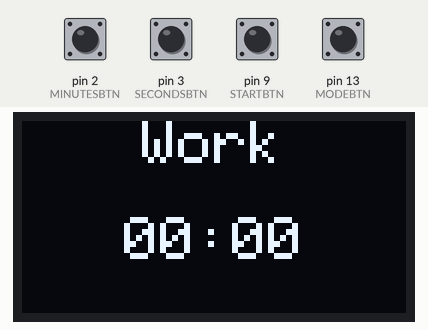
The sketch below on a simulated Arduino Uno, built with avr-gcc and run on an emulated ATmega328P. Parts: 128×64 one-colour display. The test bench sets the inputs (shaded band); at power-on: pin 2 (MINUTESBTN), pin 3 (SECONDSBTN), pin 9 (STARTBTN), pin 13 (MODEBTN) LOW.

Above: at 3.2 s.
3.3 s: pin 9 (STARTBTN) pulled HIGH for 0.15 s
At 7.4 s:
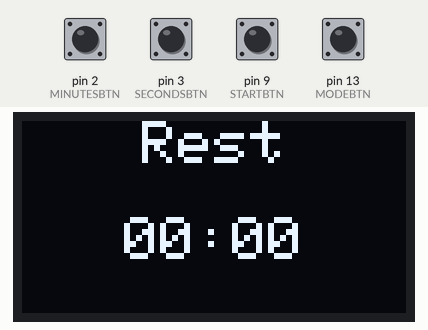
8.0 s: pin 2 (MINUTESBTN) pulled HIGH for 1 s
At 9.3 s:
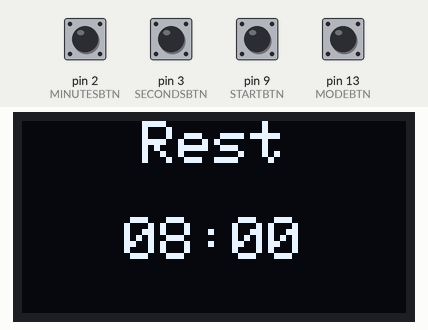
10.5 s: pin 3 (SECONDSBTN) pulled HIGH for 0.15 s
At 11.8 s:
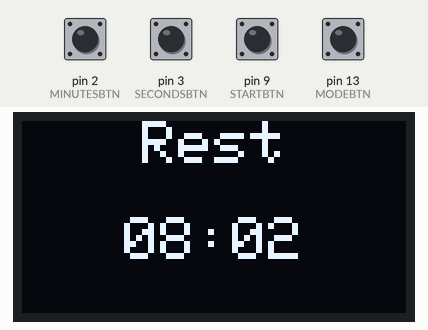
12.1 s: pin 2 (MINUTESBTN) pulled HIGH for 0.15 s
At 13.3 s:
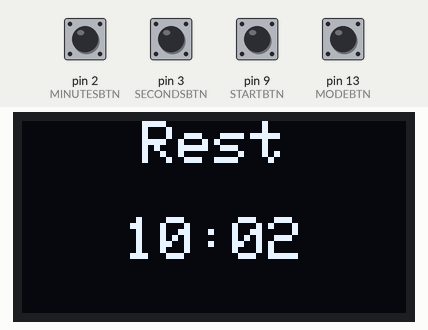
13.7 s: pin 3 (SECONDSBTN) pulled HIGH for 1 s
At 14.9 s:
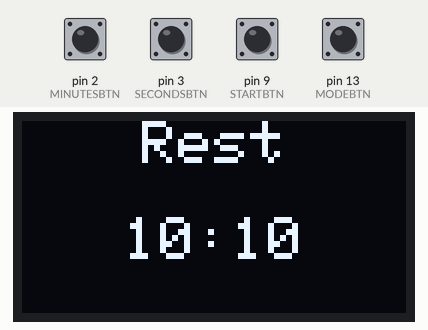
16.2 s: pin 9 (STARTBTN) pulled HIGH for 1 s
At 17.0 s:
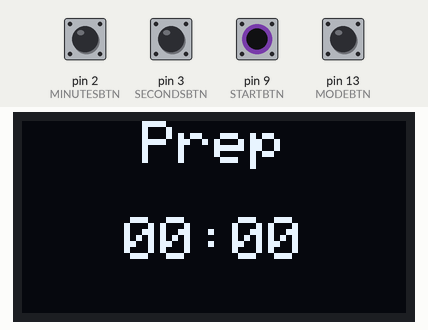
Timing chart, 0 to 19.2 s (numbered marks = the images above; inputs shaded):
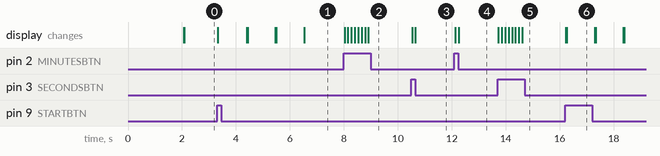

The sketch:

intervalTimer.ino
```cpp
#include <Wire.h>
#include <Adafruit_GFX.h>
#include <Adafruit_SSD1306.h>

#define SCREEN_WIDTH 128
#define SCREEN_HEIGHT 64

Adafruit_SSD1306 display(SCREEN_WIDTH, SCREEN_HEIGHT, &Wire, -1);

//Constants
const int SECONDSBTN = 3;  //BTN for adding seconds to the timer
const int MINUTESBTN = 2;  //BTN for adding minutes to the timer
const int STARTBTN = 9;    //BTN for starting the timer
const int MODEBTN = 13;    //BTN for assigning seconds to work

//Declaring Integers indicating mode button state
const int WORK = 0;
const int REST = 1;
const int PERPARE = 2;
const int SETS = 3;


//Variables
int workMinutesLeft = 0;     //Amount of Work Minutes left
int workSecondsLeft = 0;     //Amount of Work Seconds left
int restMinutesLeft = 0;     //Amount of Rest Minutes left
int restSecondsLeft = 0;     //Amount of Rest Seconds left
int perpareMinutesLeft = 0;  //Amount of perpare seconds left
int perpareSecondsLeft = 0;  //Amount of perpare minutes left
int setsLeft = 0;            //Amount of sets left

//Start Button State
int startButtonState = 0;
int lastStartButtonState = 0;

//Sets Button State
int setButtonState = 0;
int lastSetButtonState = 0;

//Mode Button State
int modeRun = 0;
int modeButtonState = 0;
int lastModeButtonState = 0;

//Minutes and Seconds Button States
int secondsButtonState = 0;
int minutesButtonState = 0;

//Declaring x's and y's for text placement on display
//TODO: Improve naming scheme
int minuteLocationX = 34;
int secondLocationX = 58;
int titleLocationX = 40;
int titleLocationY = 0;
int totalTimeLocationX = 34;
int middleOfScreenY = 32;

//Prototyping Functions
void displayStringAt(const String &buf, int x, int y);
bool isButtonPressed(int buttonPin, int &currentButtonState, int &lastButtonState);
void incrementingTimeInitialy(int &modeSeconds, int &modeMinutes);
void countdownTime(int modeSeconds, int modeMinutes);

void setup() {
  //Declaring Buttons
  pinMode(SECONDSBTN, INPUT);
  pinMode(MINUTESBTN, INPUT);
  pinMode(STARTBTN, INPUT);
  pinMode(MODEBTN, INPUT);

  //Setting text color and size
  display.setTextSize(2);
  display.setTextColor(1);

  //Home Screen
  Serial.begin(9600);
  if (!display.begin(SSD1306_SWITCHCAPVCC, 0x3C)) {  // Address 0x3D for 128x64
    Serial.println(F("SSD1306 allocation failed"));
    for (;;)
      ;
  }
  delay(2000);
  display.clearDisplay();
  displayStringAt("Work", titleLocationX, titleLocationY);
  displayStringAt("00:00", totalTimeLocationX, middleOfScreenY);
}

void loop() {
  //if Mode button is was pressed add time to the declared state
  if (isButtonPressed(MODEBTN, modeButtonState, lastModeButtonState)) {
    if (modeRun == WORK) {
      modeRun = REST;
      displayStringAt("Rest", titleLocationX, titleLocationY);
      char buf[4];
      sprintf(buf, "%02d:%02d", restMinutesLeft, restSecondsLeft);
      displayStringAt(buf, totalTimeLocationX, middleOfScreenY);
    } else if (modeRun == REST) {
      modeRun = PERPARE;
      displayStringAt("Prep", titleLocationX, titleLocationY);
      char buf[4];
      sprintf(buf, "%02d:%02d", perpareMinutesLeft, perpareSecondsLeft);
      displayStringAt(buf, totalTimeLocationX, middleOfScreenY);
    } else if (modeRun == PERPARE) {
      modeRun = SETS;
      displayStringAt("Sets", titleLocationX, titleLocationY);
      char buf[5];
      sprintf(buf, "  %d  ", setsLeft);
      displayStringAt(buf, totalTimeLocationX, middleOfScreenY);
    } else if (modeRun == SETS) {
      modeRun = WORK;
      displayStringAt("Work", titleLocationX, titleLocationY);
      char buf[4];
      sprintf(buf, "%02d:%02d", workMinutesLeft, workSecondsLeft);
      displayStringAt(buf, totalTimeLocationX, middleOfScreenY);
    }
  }

  //Storing state for minutes and seconds button
  secondsButtonState = digitalRead(SECONDSBTN);
  minutesButtonState = digitalRead(MINUTESBTN);

  //Storing total time for each mode
  switch (modeRun) {
    case WORK:
      incremetingTimeInitialy(workSecondsLeft, workMinutesLeft);
      break;
    case REST:
      incremetingTimeInitialy(restSecondsLeft, restMinutesLeft);
      break;
    case PERPARE:
      incremetingTimeInitialy(perpareSecondsLeft, perpareMinutesLeft);
      break;
    case SETS:
      //Adding one to sets when either minutes or seconds button is pressed
      if (secondsButtonState == HIGH || minutesButtonState == HIGH) {
        //Reseting sets back to zero after 50
        if (setsLeft < 50) {
          setsLeft++;
        } else {
          setsLeft = 0;
        }
        char buf[6];
        sprintf(buf, "  %0d  ", setsLeft);
        //Centering differently for one or two digit numbers
        if (setsLeft < 10) {
          displayStringAt(buf, minuteLocationX, middleOfScreenY);
        } else {
          displayStringAt(buf, 28, middleOfScreenY);
        }
      }
      break;
  }

  if (isButtonPressed(STARTBTN, startButtonState, lastStartButtonState)) {

    displayStringAt("Prep", titleLocationX, titleLocationY);
    countdownTime(perpareSecondsLeft, perpareMinutesLeft);

    for (int s = setsLeft; s >= 0; s--) {
      displayStringAt(" Set ", titleLocationX, titleLocationY);
      char buf[20];
      //TODO mess with later
      sprintf(buf, "  %d  ", s);
      //Centering differently for one or two digit numbers
      if (setsLeft < 10) {
        displayStringAt(buf, minuteLocationX, middleOfScreenY);
      } else {
        displayStringAt(buf, 28, middleOfScreenY);
      }
      delay(1000);

      displayStringAt("Work", titleLocationX, titleLocationY);
      countdownTime(workSecondsLeft, workMinutesLeft);

      displayStringAt("Rest", titleLocationX, titleLocationY);
      countdownTime(restSecondsLeft, restMinutesLeft);
    }

    //Reseting Timer
    setsLeft = 0;
    workMinutesLeft = 0;
    workSecondsLeft = 0;
    restMinutesLeft = 0;
    restSecondsLeft = 0;
    perpareMinutesLeft = 0;
    perpareSecondsLeft = 0;
    //TODO print after reset
    delay(100);
  }
}
bool isButtonPressed(int buttonPin, int &currentButtonState, int &lastButtonState) {
  currentButtonState = digitalRead(buttonPin);
  // compare the buttonState to its previous state
  if (currentButtonState != lastButtonState) {
    lastButtonState = currentButtonState;
    // if the state has changed, return true
    if (currentButtonState == HIGH) {
      return true;
    }
  }
  // save the current state as the last state, for next time through the loop
  return false;
}

void displayStringAt(const String &buf, int x, int y) {
  int16_t x1, y1;
  uint16_t w, h;
  display.getTextBounds(buf, x, y, &x1, &y1, &w, &h);  //calc width of new string
  display.setCursor(x, y);
  display.fillRect(x, y, w, h, 0);
  display.print(buf);
  display.display();
}


void incremetingTimeInitialy(int &modeSeconds, int &modeMinutes) {
  if (secondsButtonState == HIGH) {
    if (modeSeconds < 60) {
      modeSeconds++;
    } else {
      modeSeconds = 0;
    }
    char buf[4];
    sprintf(buf, ":%02d", modeSeconds);
    displayStringAt(buf, secondLocationX, middleOfScreenY);
    delay(100);
  }
  if (minutesButtonState == HIGH) {
    if (modeMinutes < 60) {
      modeMinutes++;
    } else {
      modeMinutes = 0;
    }
    char buf[4];
    sprintf(buf, "%02d", modeMinutes);
    displayStringAt(buf, minuteLocationX, middleOfScreenY);
    delay(100);
  }
}

void countdownTime(int modeSecondsLeft, int modeMinutesLeft) {
  for (int g = modeSecondsLeft; g >= 0; g--) {
    char buf[10];
    sprintf(buf, "%02d:%02d", modeMinutesLeft, g);
    displayStringAt(buf, minuteLocationX, middleOfScreenY);
    delay(1000);
  }
  for (int g = modeMinutesLeft; g >= 0; g--) {
    char buf[10];
    sprintf(buf, "%02d:%02d", g, modeSecondsLeft);
    displayStringAt(buf, minuteLocationX, middleOfScreenY);
    if (g < modeMinutesLeft) {
      for (int i = 59; i >= 0; i--) {
        char buf[10];
        sprintf(buf, "%02d:%02d", g, i);
        displayStringAt(buf, minuteLocationX, middleOfScreenY);
        delay(1000);
      }
    }
  }
}
```

Measured:
- after the input at 3.3 s, the display: first changes at once (image 1 shows a later state)
- after the input at 8.0 s, the display: first changes at once (image 2 shows a later state)
- after the input at 10.5 s, the display: first changes at once (image 3 shows a later state)
- after the input at 12.1 s, the display: first changes at once (image 4 shows a later state)
- after the input at 13.7 s, the display: first changes at once (image 5 shows a later state)
- after the input at 16.2 s, the display: first changes at once (image 6 shows a later state)
